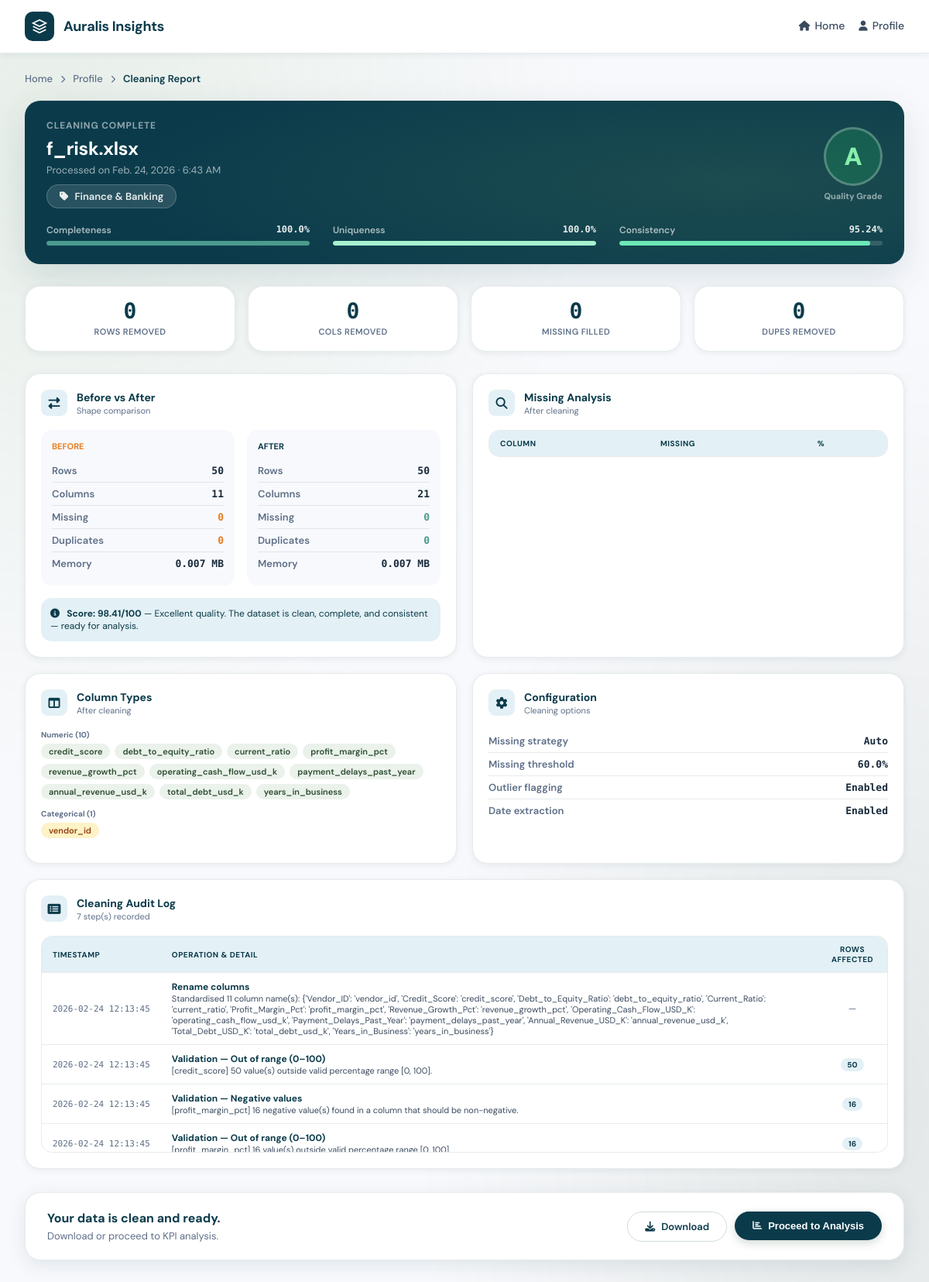
Screenshot of /cleaning/report/11/ (signed in) with the database file from the repository.
### data_preparation/models.py (models this page shows, shortened)
class Dataset(models.Model):
    user = models.ForeignKey(CustomUser, on_delete=models.CASCADE)
    file = models.FileField(upload_to="datasets/", null=True, blank=True)
    file_name = models.CharField(max_length=255)
    uploaded_at = models.DateTimeField(auto_now_add=True)
    is_processed = models.BooleanField(default=False)
    parent_dataset = models.ForeignKey(
        "self",
        null=True,
        blank=True,
        on_delete=models.SET_NULL,
        related_name="prepared_versions"
    )
    status = models.CharField(
        max_length=20,
        choices=[
            ("original", "Original"),
            ("prepared", "Prepared")
        ],
        default="original"
    )

### datacleaning/models.py (models this page shows, shortened)
class CleaningReport(models.Model):
    GRADE_CHOICES = [
        ('A', 'A'), ('B', 'B'), ('C', 'C'), ('D', 'D'), ('F', 'F'),
    ]
    DOMAIN_CHOICES = [
        ('education',  'Education'),
        ('health',     'Health'),
        ('finance',    'Finance'),
        ('sales',      'Sales'),
        ('hr',         'Human Resources'),
        ('generic',    'Generic'),
    ]
    dataset         = models.ForeignKey(Dataset, on_delete=models.CASCADE, related_name='cleaning_reports')
    cleaned_file    = models.FileField(upload_to='cleaned/', null=True, blank=True)
    report_json     = models.JSONField(default=dict)
    domain          = models.CharField(max_length=50, choices=DOMAIN_CHOICES, default='generic')
    quality_grade   = models.CharField(max_length=2,  choices=GRADE_CHOICES,  default='F')
    quality_score   = models.FloatField(default=0.0)
    created_at      = models.DateTimeField(auto_now_add=True)
    class Meta:
        ordering = ['-created_at']

### datacleaning/views.py (the view)
# urls.py: path('report/<int:report_id>/',     views.report,       name='report'),
def report(request, report_id):
    user_id = get_logged_in_user_id(request)
    if not user_id:
        return redirect('login')
    cleaning_report = get_object_or_404(
        CleaningReport,
        id=report_id,
        dataset__user_id=user_id,
    )
    r = cleaning_report.report_json
    after_stats = r.get('after', {})
    missing_info = after_stats.get('missing', {})
    has_missing = False
    for col, info in missing_info.items():
        if info.get("count", 0) > 0:
            has_missing = True
            break
    context = {
        'cleaning_report': cleaning_report,
        'dataset':         cleaning_report.dataset,
        'before':          r.get('before', {}),
        'after':           r.get('after', {}),
        'changes':         r.get('changes', {}),
        'quality_score':   r.get('quality_score', {}),
        'domain':          r.get('domain', {}),
        'config':          r.get('config', {}),
        'audit_log':       r.get('audit_log', []),
        'has_missing':     has_missing,   # ← passed to template
    }
    return render(request, 'datacleaning/report.html', context)

### datacleaning/views.py (called while the page is built)
def get_logged_in_user_id(request):
    return request.session.get('user_id', None)

### templates/datacleaning/report.html (shortened to what this page needs)
<!DOCTYPE html>
{% load static %}
<html lang="en">
<head>
<link rel="stylesheet" href="https://cdnjs.cloudflare.com/ajax/libs/font-awesome/6.5.0/css/all.min.css"/>
</head>
<body>
<div class="topbar">
  <div class="topbar-inner">
    <div class="brand">
      <div class="brand-logo">
        <svg viewBox="0 0 24 24"><path d="M12 2L2 7l10 5 10-5-10-5zM2 17l10 5 10-5M2 12l10 5 10-5"/></svg>
      </div>
      <span class="brand-name">Auralis Insights</span>
    </div>
    <div class="nav-links">
      <a href="{% url 'home' %}" class="nav-link"><i class="fas fa-home"></i>Home</a>
      <a href="{% url 'profile' %}" class="nav-link"><i class="fas fa-user"></i>Profile</a>
    </div>
  </div>
</div>
<div class="page">
  <div class="breadcrumb fade-up d1">
    <a href="{% url 'home' %}">Home</a>
    <i class="fas fa-chevron-right"></i>
    <a href="{% url 'profile' %}">Profile</a>
    <i class="fas fa-chevron-right"></i>
    <span style="color:var(--primary);font-weight:600">Cleaning Report</span>
  </div>
  <div class="hero-banner fade-up d1">
    <div class="hero-row">
      <div class="hero-info">
        <div class="hero-eyebrow">Cleaning Complete</div>
        <div class="hero-title">{{ dataset.file_name }}</div>
        <div class="hero-sub">
          Processed on {{ cleaning_report.created_at|date:"N j, Y · g:i A" }}
        </div>
        <div class="domain-chip">
          <i class="fas fa-tag"></i> {{ domain.display|default:"General Dataset" }}
        </div>
      </div>
      <div class="hero-grade">
        <div class="grade-ring grade-{{ quality_score.grade }}">
          {{ quality_score.grade }}
        </div>
        <div class="grade-label">Quality Grade</div>
      </div>
    </div>
    <div class="quality-bars">
      <div class="q-bar-item">
        <div class="q-bar-head"><span>Completeness</span><span>{{ quality_score.completeness }}%</span></div>
        <div class="q-bar-track"><div class="q-bar-fill" style="width:{{ quality_score.completeness }}%"></div></div>
      </div>
      <div class="q-bar-item">
        <div class="q-bar-head"><span>Uniqueness</span><span>{{ quality_score.uniqueness }}%</span></div>
        <div class="q-bar-track"><div class="q-bar-fill" style="width:{{ quality_score.uniqueness }}%;background:#A7F3D0"></div></div>
      </div>
      <div class="q-bar-item">
        <div class="q-bar-head"><span>Consistency</span><span>{{ quality_score.consistency }}%</span></div>
        <div class="q-bar-track"><div class="q-bar-fill" style="width:{{ quality_score.consistency }}%;background:#6EE7B7"></div></div>
      </div>
    </div>
  </div>
  <div class="changes-row fade-up d2">
    <div class="change-chip"><div class="change-num">{{ changes.rows_removed|default:0 }}</div><div class="change-lbl">Rows Removed</div></div>
    <div class="change-chip"><div class="change-num">{{ changes.cols_removed|default:0 }}</div><div class="change-lbl">Cols Removed</div></div>
    <div class="change-chip"><div class="change-num">{{ changes.missing_filled|default:0 }}</div><div class="change-lbl">Missing Filled</div></div>
    <div class="change-chip"><div class="change-num">{{ changes.duplicates_removed|default:0 }}</div><div class="change-lbl">Dupes Removed</div></div>
  </div>
  <div class="cards-grid">
    <div class="horizontal-card">
      <div class="section-card fade-up d3">
        <div class="section-head">
          <div class="section-icon"><i class="fas fa-exchange-alt"></i></div>
          <div><div class="section-title">Before vs After</div><div class="section-sub">Shape comparison</div></div>
        </div>
        <div class="compare-grid">
          <div class="compare-side">
            <div class="compare-label before">Before</div>
            <div class="compare-row"><span class="compare-key">Rows</span><span class="compare-val">{{ before.row_count }}</span></div>
            <div class="compare-row"><span class="compare-key">Columns</span><span class="compare-val">{{ before.col_count }}</span></div>
            <div class="compare-row"><span class="compare-key">Missing</span><span class="compare-val" style="color:#E67E22">{{ before.total_missing_cells }}</span></div>
            <div class="compare-row"><span class="compare-key">Duplicates</span><span class="compare-val" style="color:#E67E22">{{ before.duplicate_rows }}</span></div>
            <div class="compare-row"><span class="compare-key">Memory</span><span class="compare-val">{{ before.memory_usage_mb }} MB</span></div>
          </div>
          <div class="compare-side">
            <div class="compare-label after">After</div>
            <div class="compare-row"><span class="compare-key">Rows</span><span class="compare-val">{{ after.row_count }}</span></div>
            <div class="compare-row"><span class="compare-key">Columns</span><span class="compare-val">{{ after.col_count }}</span></div>
            <div class="compare-row"><span class="compare-key">Missing</span><span class="compare-val" style="color:var(--accent)">{{ after.total_missing_cells }}</span></div>
            <div class="compare-row"><span class="compare-key">Duplicates</span><span class="compare-val" style="color:var(--accent)">{{ after.duplicate_rows }}</span></div>
            <div class="compare-row"><span class="compare-key">Memory</span><span class="compare-val">{{ after.memory_usage_mb }} MB</span></div>
          </div>
        </div>
        <div style="margin-top:16px;padding:12px;background:var(--primary-pale);border-radius:var(--radius);font-size:12px;color:var(--primary);">
          <i class="fas fa-info-circle" style="margin-right:6px;"></i>
          <strong>Score: {{ quality_score.overall }}/100</strong> — {{ quality_score.summary }}
        </div>
      </div>
      <div class="section-card fade-up d3">
        <div class="section-head">
          <div class="section-icon"><i class="fas fa-search"></i></div>
          <div><div class="section-title">Missing Analysis</div><div class="section-sub">After cleaning</div></div>
        </div>
        <div style="max-height:240px;overflow-y:auto;border-radius:var(--radius);border:1px solid var(--border);">
          <table class="data-table">
            <thead><tr><th>Column</th><th>Missing</th><th>%</th></tr></thead>
          </table>
        </div>
      </div>
    </div>
    <div class="horizontal-card">
      <div class="section-card fade-up d4">
        <div class="section-head">
          <div class="section-icon"><i class="fas fa-columns"></i></div>
          <div><div class="section-title">Column Types</div><div class="section-sub">After cleaning</div></div>
        </div>
        {% if after.numeric_columns %}
        <div style="margin-bottom:12px;">
          <div style="font-size:10px;color:var(--muted);font-weight:700;margin-bottom:5px;">Numeric ({{ after.numeric_columns|length }})</div>
          <div class="pill-wrap">{% for col in after.numeric_columns %}<span class="col-pill pill-num">{{ col }}</span>{% endfor %}</div>
        </div>
        {% endif %}
        {% if after.categorical_columns %}
        <div style="margin-bottom:12px;">
          <div style="font-size:10px;color:var(--muted);font-weight:700;margin-bottom:5px;">Categorical ({{ after.categorical_columns|length }})</div>
          <div class="pill-wrap">{% for col in after.categorical_columns %}<span class="col-pill pill-cat">{{ col }}</span>{% endfor %}</div>
        </div>
        {% endif %}
      </div>
      <div class="section-card fade-up d4">
        <div class="section-head">
          <div class="section-icon"><i class="fas fa-cog"></i></div>
          <div><div class="section-title">Configuration</div><div class="section-sub">Cleaning options</div></div>
        </div>
        <div class="compare-row"><span class="compare-key">Missing strategy</span><span class="compare-val">{{ config.missing_strategy|default:"auto"|capfirst }}</span></div>
        <div class="compare-row"><span class="compare-key">Missing threshold</span><span class="compare-val">{{ config.missing_threshold|default:60 }}%</span></div>
        <div class="compare-row"><span class="compare-key">Outlier flagging</span><span class="compare-val">{% if config.flag_outliers %}Enabled{% else %}Disabled{% endif %}</span></div>
        <div class="compare-row"><span class="compare-key">Date extraction</span><span class="compare-val">{% if config.extract_dates %}Enabled{% else %}Disabled{% endif %}</span></div>
      </div>
    </div>
    <div class="section-card full-width fade-up d5" style="width:100%;">
      <div class="section-head">
        <div class="section-icon"><i class="fas fa-list-alt"></i></div>
        <div><div class="section-title">Cleaning Audit Log</div><div class="section-sub">{{ audit_log|length }} step(s) recorded</div></div>
      </div>
      {% if audit_log %}
      <div class="audit-wrap">
        <table class="audit-table">
          <thead><tr><th style="width:140px">Timestamp</th><th>Operation & Detail</th><th style="width:90px;text-align:center">Rows Affected</th></tr></thead>
          <tbody>
            {% for entry in audit_log %}
            <tr>
              <td class="audit-ts">{{ entry.timestamp }}</td>
              <td><div class="audit-op">{{ entry.operation }}</div><div class="audit-detail" style="font-size:11px;color:var(--text-soft);">{{ entry.detail }}</div></td>
              <td style="text-align:center">{% if entry.rows_affected %}<span class="rows-badge">{{ entry.rows_affected }}</span>{% else %}<span style="color:var(--muted);">—</span>{% endif %}</td>
            </tr>
            {% endfor %}
          </tbody>
        </table>
      </div>
      {% else %}
      <div class="empty-state">📋 No operations logged.</div>
      {% endif %}
    </div>
  </div>
  <div class="cta-bar fade-up d8">
    <div class="cta-text">
      <div class="cta-title">Your data is clean and ready.</div>
      <div class="cta-sub">Download or proceed to KPI analysis.</div>
    </div>
    <div class="cta-btns">
      <a href="{% url 'download_cleaned' cleaning_report.id %}" class="btn btn-outline"><i class="fas fa-download"></i> Download</a>
      <form method="POST" action="{% url 'run_analysis' cleaning_report.id %}" style="display:inline;">
  <button type="submit" class="btn btn-primary">
    <i class="fas fa-chart-bar" style="font-size:12px"></i> Proceed to Analysis
  </button>
</form>
    </div>
  </div>
</div>
</body>
</html>

### rows the page displays
Dataset: file_name "f_risk.xlsx"
CleaningReport: created_at "Feb. 24, 2026 · 6:43 AM"

### other values shown
{{ domain.display|default:"General Dataset" }} "Finance & Banking"
{{ quality_score.grade }} "A"
{{ quality_score.completeness }} "100.0"
{{ quality_score.uniqueness }} "100.0"
{{ quality_score.consistency }} "95.24"
{{ changes.rows_removed|default:0 }} "0"
{{ changes.cols_removed|default:0 }} "0"
{{ changes.missing_filled|default:0 }} "0"
{{ changes.duplicates_removed|default:0 }} "0"
{{ before.row_count }} "50"
{{ before.col_count }} "11"
{{ before.total_missing_cells }} "0"
{{ before.duplicate_rows }} "0"
{{ before.memory_usage_mb }} "0.007"
{{ after.row_count }} "50"
